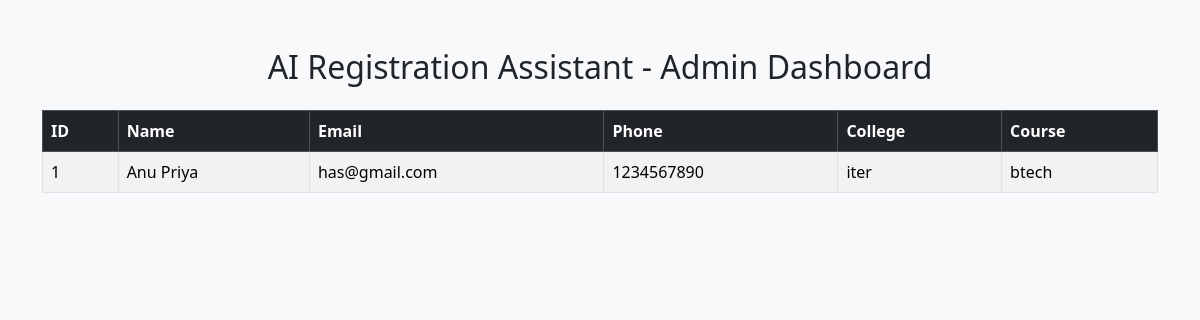
/admin, run on an earlier commit of the app's database.
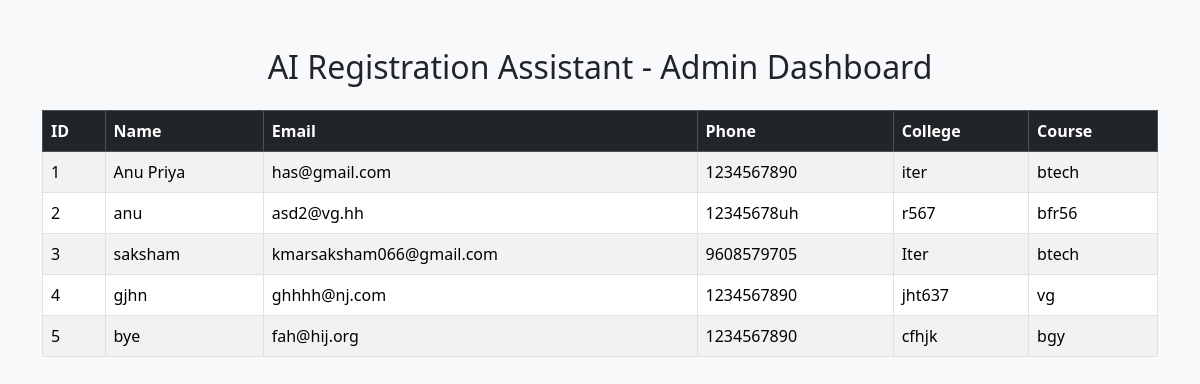
And on a later commit of the database.
### tables this page shows
CREATE TABLE registrations(
        id INTEGER PRIMARY KEY AUTOINCREMENT,
        name TEXT,
        email TEXT,
        phone TEXT,
        college TEXT,
        course TEXT
    );

### app.py (the view)
@app.route("/admin")
def admin():
    conn = sqlite3.connect("database.db")
    cursor = conn.cursor()
    cursor.execute("SELECT * FROM registrations")
    registrations = cursor.fetchall()
    conn.close()
    return render_template(
        "admin.html",
        registrations=registrations
    )

### templates/admin.html (shortened to what this page needs)
<!DOCTYPE html>
<html>
<head>
    <link href="https://cdn.jsdelivr.net/npm/bootstrap@5.3.3/dist/css/bootstrap.min.css" rel="stylesheet">
</head>
<body class="bg-light">
<div class="container mt-5">
<h2 class="mb-4 text-center">
AI Registration Assistant - Admin Dashboard
</h2>
<table class="table table-bordered table-striped">
<thead class="table-dark">
<tr>
<th>ID</th>
<th>Name</th>
<th>Email</th>
<th>Phone</th>
<th>College</th>
<th>Course</th>
</tr>
</thead>
<tbody>
{% if registrations %}
    {% for row in registrations %}
    <tr>
        <td>{{ row[0] }}</td>
        <td>{{ row[1] }}</td>
        <td>{{ row[2] }}</td>
        <td>{{ row[3] }}</td>
        <td>{{ row[4] }}</td>
        <td>{{ row[5] }}</td>
    </tr>
    {% endfor %}
{% else %}
<tr>
    <td colspan="6" class="text-center">
        No registrations found.
    </td>
</tr>
{% endif %}
</tbody>
</table>
</div>
</body>
</html>

What changed in the data, as far as the page shows it:
added registrations: id "2", name "anu", email "asd2@vg.hh", phone "12345678uh", college "r567", course "bfr56"
added registrations: id "3", name "saksham", email "kmarsaksham066@gmail.com", phone "9608579705", college "Iter", course "btech"
added registrations: id "4", name "gjhn", email "ghhhh@nj.com", phone "1234567890", college "jht637", course "vg"
added registrations: id "5", name "bye", email "fah@hij.org", phone "1234567890", college "cfhjk", course "bgy"
